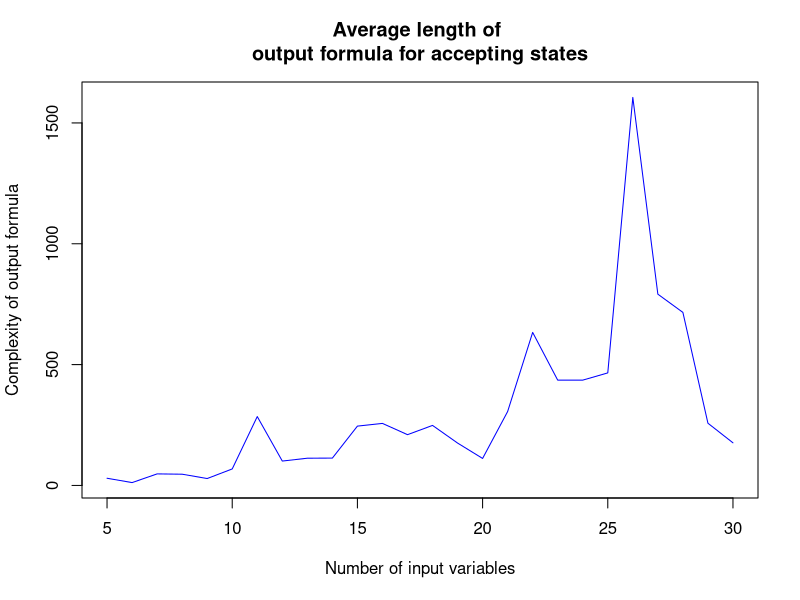

Generate this figure with R:
n <- seq(from=5,to=30,by=1)
add <- function(x) Reduce("+", x)

acc <- scan("states_accepting.txt", what="", sep="\n")

for(i in 1: length(acc)){
  acc[i] <- nchar(substr(acc[i], 46, nchar(acc[i])))
}
acc <- as.numeric(acc)

spl <- seq_along(acc)
answer_acc <- split(acc, ceiling(spl/26) )
len <- length(answer_acc)
accepting <- add(answer_acc) / len

plot(x=n, y=accepting, type="l", col="blue", xlab="Number of input variables", ylab="Complexity of output formula", main="Average length of 
output formula for accepting states")

